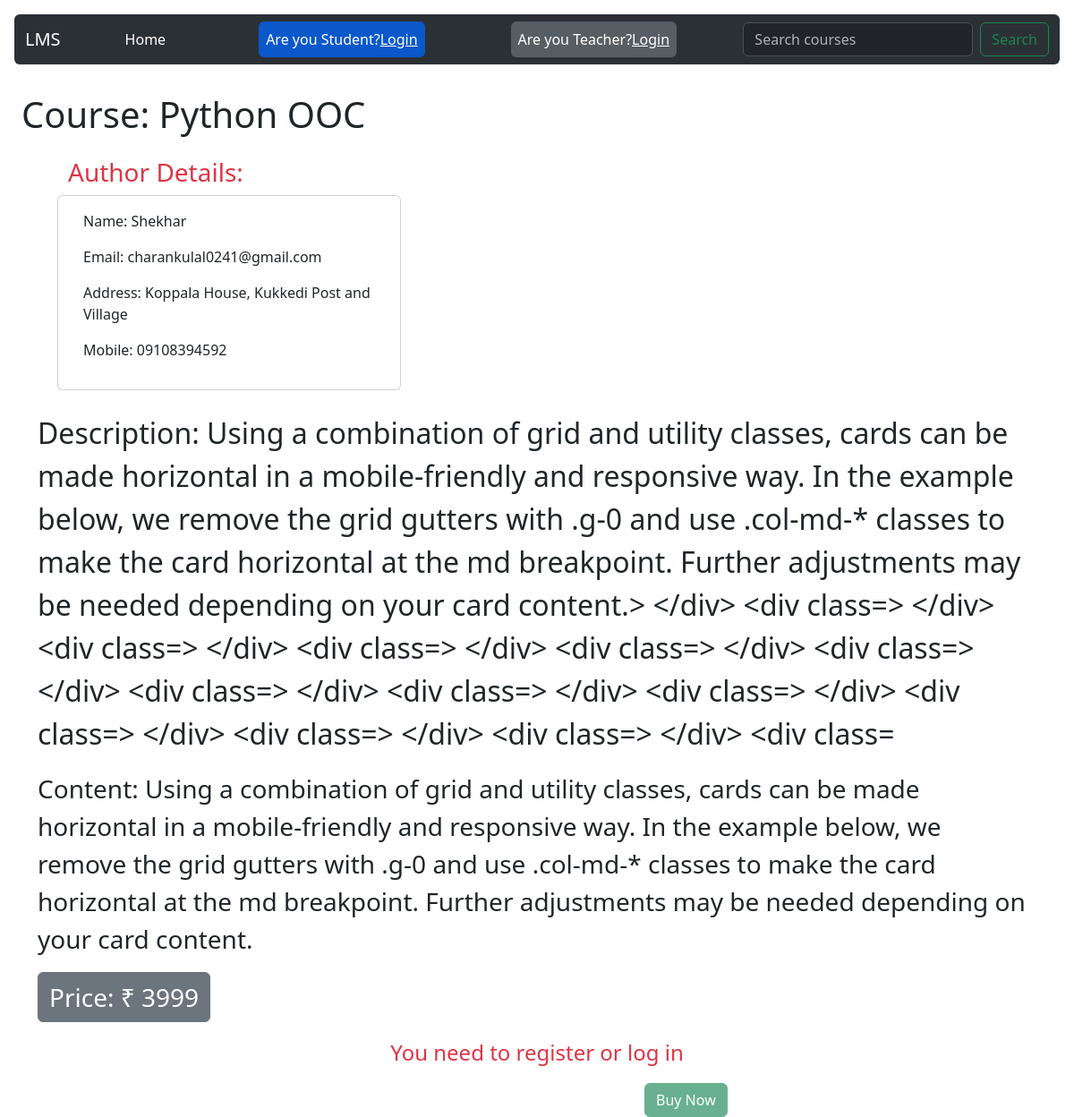
/course/7/, run on the app's committed database.
### base/models.py (models this page shows, shortened)
class Course(models.Model):
    courseName = models.CharField(max_length=200)
    teacher_id=models.ForeignKey(Teacher,on_delete=models.CASCADE)
    description=models.TextField()
    content=models.TextField()
    price=models.CharField(max_length=10)
    category=models.CharField(max_length=200)

class Teacher(models.Model):
    name = models.CharField(max_length=100)
    email = models.EmailField()
    password=models.CharField(max_length=50)
    phone = models.CharField(max_length=20, blank=True)
    address = models.TextField(blank=True)
    age=models.CharField(max_length=10)
    gender=models.CharField(max_length=20)
    def __str__(self):
        return self.name

### base/views.py (the view)
# urls.py: path('course/<str:pk>/',views.courses,name="course"),
def courses(request, pk):
    course = Course.objects.get(id=pk)
    teacher_name = course.teacher_id
    teacher = Teacher.objects.get(name=teacher_name)
    context1 = {'course': course}
    context2 = {'teacher': teacher}
    context = {**context1, **context2}
    return render(request, 'base/courses.html', context)

### base/templates/base/courses.html
{% extends 'main.html' %} {% block content %}
<h1 class="m-4" style="padding-top: 5rem">Course: {{course.courseName }}</h1>
<div class="row" style="margin-left: 4rem">
  <h3 class="text-danger">Author Details:</h3>
  <div class="card card-outline-danger" style="width: 24rem">
    <div class="card-body">
      <p class="text">Name: {{teacher.name}}</p>
      <p class="text">Email: {{teacher.email}}</p>
      <p class="text">Address: {{teacher.address}}</p>
      <p class="text">Mobile: {{teacher.phone}}</p>
    </div>
  </div>
</div>
<div class="container mt-4">
  <p class="fs-2">Description: {{course.description}}</p>
  <p class="fs-3">Content: {{course.content}}</p>
  <p class="fs-3 btn btn-secondary">Price: &#8377; {{course.price}}</p>
</div>
<p class="text-center text-danger fs-4">You need to register or log in</p>
<div style="margin-left: 45rem">
  <button class="btn btn-success" type="button" disabled>Buy Now</button>
</div>
{% endblock content %}

### data on the page
Course: courseName "Python OOC", description "Using a combination of grid and utility classes, cards can be made horizontal in a mobile-friendly and responsive way. In the example below, we remove the grid gutters with .g-0 and use .col-md-* classes to make the card horizontal at the md breakpoint. Further adjustments may be needed depending on your card content.> </div> <div class=> </div> <div class=> </div> <div class=> </div> <div class=> </div> <div class=> </div> <div class=> </div> <div class=> </div> <div class=> </div> <div class=> </div> <div class=> </div> <div class=> </div> <div class=", content "Using a combination of grid and utility classes, cards can be made horizontal in a mobile-friendly and responsive way. In the example below, we remove the grid gutters with .g-0 and use .col-md-* classes to make the card horizontal at the md breakpoint. Further adjustments may be needed depending on your card content.", price "3999"
Teacher: name "Shekhar", email "charankulal0241@gmail.com", address "Koppala House, Kukkedi Post and Village", phone "09108394592"
